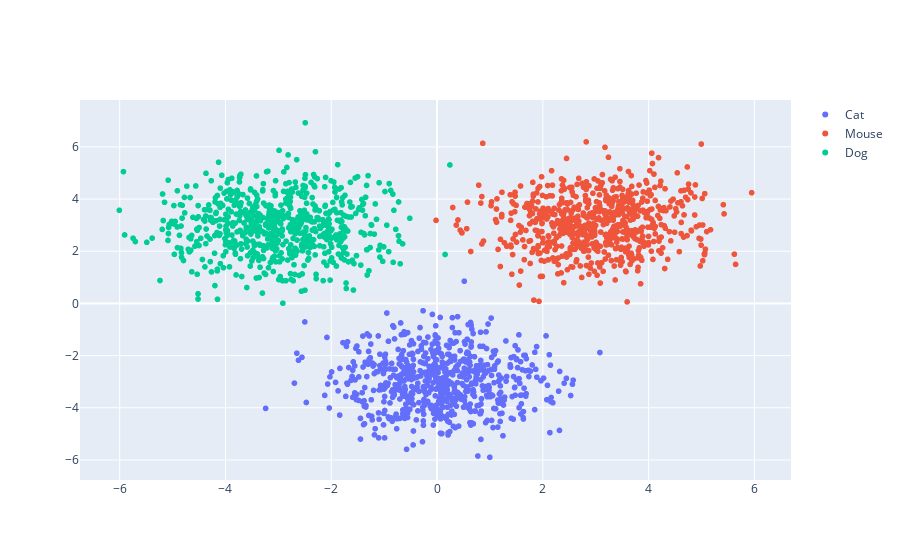

This figure's notebook cell:
### Code cell
fig = go.Figure()

fig.add_trace(go.Scattergl(
    x = cat_images[:,0],
    y = cat_images[:,1],
    mode='markers',
    name = 'Cat',
    marker=dict(
        color=labels[0],
        colorscale='Viridis'
    )
))

fig.add_trace(go.Scattergl(
    x = mouse_images[:,0],
    y = mouse_images[:,1],
    mode='markers',
    name = 'Mouse',
    marker=dict(
        color=labels[1],
        colorscale='Viridis'
    )
))


fig.add_trace(go.Scattergl(
    x = dog_images[:,0],
    y = dog_images[:,1],
    mode='markers',
    name = 'Dog',
    marker=dict(
        color=labels[2],
        colorscale='Viridis'
    )
))



fig.show()

### Figure 1 — Plotly figure (JSON) as saved in the notebook; plotly's stock layout.template omitted (floating-point values rounded to 4 significant figures; data arrays with more than 128 entries replaced by an {"elided": "..."} marker saying what was removed)
{"data": [{"marker": {"color": 0, "colorscale": [[0, "#440154"], [0.1111, "#482878"], [0.2222, "#3e4989"], [0.3333, "#31688e"], [0.4444, "#26828e"], [0.5556, "#1f9e89"], [0.6667, "#35b779"], [0.7778, "#6ece58"], [0.8889, "#b5de2b"], [1, "#fde725"]]}, "mode": "markers", "name": "Cat", "type": "scattergl", "x": {"elided": "700 float values"}, "y": {"elided": "700 float values"}}, {"marker": {"color": 0, "colorscale": [[0, "#440154"], [0.1111, "#482878"], [0.2222, "#3e4989"], [0.3333, "#31688e"], [0.4444, "#26828e"], [0.5556, "#1f9e89"], [0.6667, "#35b779"], [0.7778, "#6ece58"], [0.8889, "#b5de2b"], [1, "#fde725"]]}, "mode": "markers", "name": "Mouse", "type": "scattergl", "x": {"elided": "700 float values"}, "y": {"elided": "700 float values"}}, {"marker": {"color": 0, "colorscale": [[0, "#440154"], [0.1111, "#482878"], [0.2222, "#3e4989"], [0.3333, "#31688e"], [0.4444, "#26828e"], [0.5556, "#1f9e89"], [0.6667, "#35b779"], [0.7778, "#6ece58"], [0.8889, "#b5de2b"], [1, "#fde725"]]}, "mode": "markers", "name": "Dog", "type": "scattergl", "x": {"elided": "700 float values"}, "y": {"elided": "700 float values"}}], "layout": {}}
